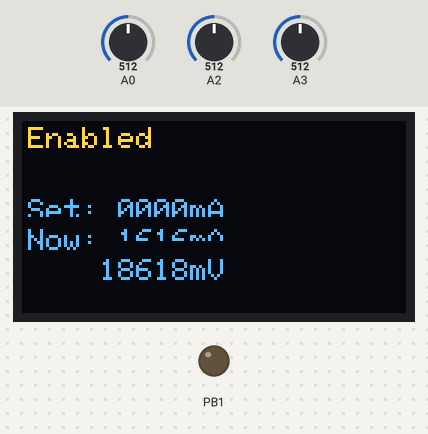
Bench run of a sketch on a simulated ATtiny85, built with avr-gcc and run on an emulated ATtiny85. On the bench: 128×64 one-colour display, output pins drawn as LEDs (lit = HIGH). Wiring (inferred from the names in the program): SSD1306 OLED at I2C address 0x3C. The test bench sets the inputs (shaded band); at power-on: A2 = 512, A0 = 512, A3 = 512. The OLED is the two-colour kind (top 16 rows yellow); EEPROM starts erased.

Above: at 2.1 s.
2.2 s: A2 set to 10
At 5.0 s:
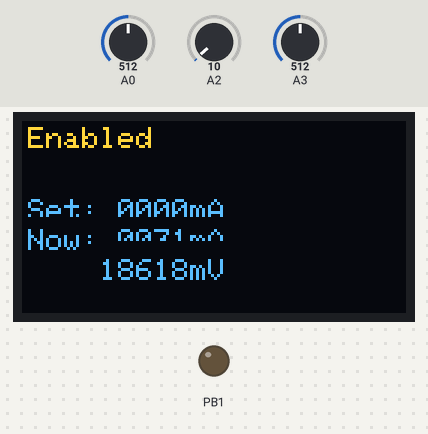
5.2 s: A0 set to 558
At 6.9 s:
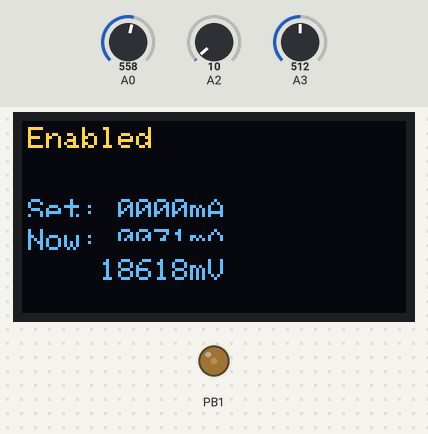
8.2 s: A3 set to 886
At 10.5 s:
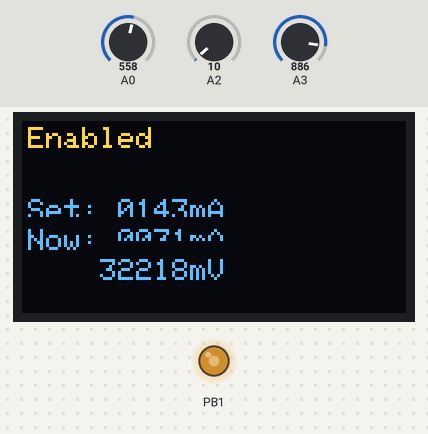
11.2 s: A3 set to 916
At 13.9 s:
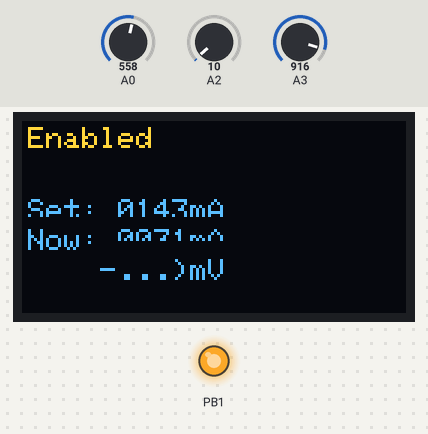
14.2 s: A0 set to 966
At 16.2 s:
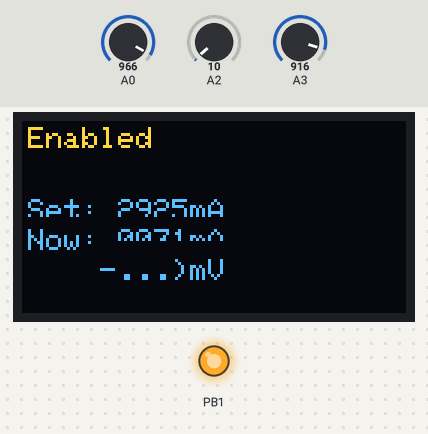
17.2 s: A0 set to 994
At 19.8 s:
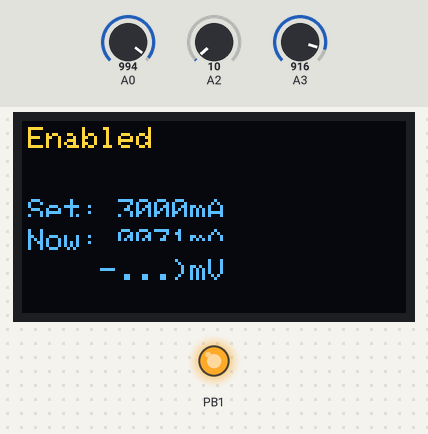
Timing chart, 0 to 21.3 s (numbered marks = the images above; inputs shaded):
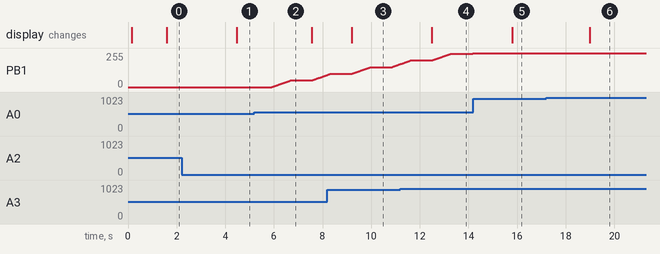

Measured:
- the behaviour switches between 542 and 543 on A0 (found by bisection; images 1 and 2)
- the behaviour switches between 901 and 902 on A3 (found by bisection; images 3 and 4)
- after the input at 2.2 s, the display: changes after 2.3 s (image 1)
- after the input at 5.2 s, PB1: moves from 0/255 to 91/255 over 2.3 s, starting after 0.72 s
- after the input at 8.2 s, the display: changes after 1.0 s (image 3)
- after the input at 11.2 s, the display: changes after 1.3 s (image 4)
- after the input at 14.2 s, PB1: goes on until 14.2 s, then stays 255/255; the display: changes after 1.6 s (image 5)
- after the input at 17.2 s, the display: changes after 1.8 s (image 6)

The sketch:

VarLoad.ino
```cpp
#include <Wire.h>
#include <EEPROM.h>

// Pins
int const sda = 0;
int const scl = 2;

// Constants
int const address = 60;
int const commands = 0x00;
int const onecommand = 0x80;
int const data = 0x40;
int const onedata = 0xC0;

// OLED display **********************************************

// Character set for text - stored in program memory
const uint8_t CharMap[96][6] PROGMEM = {
{ 0x00, 0x00, 0x00, 0x00, 0x00, 0x00 },
{ 0x00, 0x00, 0x5F, 0x00, 0x00, 0x00 },
{ 0x00, 0x07, 0x00, 0x07, 0x00, 0x00 },
{ 0x14, 0x7F, 0x14, 0x7F, 0x14, 0x00 },
{ 0x24, 0x2A, 0x7F, 0x2A, 0x12, 0x00 },
{ 0x23, 0x13, 0x08, 0x64, 0x62, 0x00 },
{ 0x36, 0x49, 0x56, 0x20, 0x50, 0x00 },
{ 0x00, 0x08, 0x07, 0x03, 0x00, 0x00 },
{ 0x00, 0x1C, 0x22, 0x41, 0x00, 0x00 },
{ 0x00, 0x41, 0x22, 0x1C, 0x00, 0x00 },
{ 0x2A, 0x1C, 0x7F, 0x1C, 0x2A, 0x00 },
{ 0x08, 0x08, 0x3E, 0x08, 0x08, 0x00 },
{ 0x00, 0x80, 0x70, 0x30, 0x00, 0x00 },
{ 0x08, 0x08, 0x08, 0x08, 0x08, 0x00 },
{ 0x00, 0x00, 0x60, 0x60, 0x00, 0x00 },
{ 0x20, 0x10, 0x08, 0x04, 0x02, 0x00 },
{ 0x3E, 0x51, 0x49, 0x45, 0x3E, 0x00 },
{ 0x00, 0x42, 0x7F, 0x40, 0x00, 0x00 },
{ 0x72, 0x49, 0x49, 0x49, 0x46, 0x00 },
{ 0x21, 0x41, 0x49, 0x4D, 0x33, 0x00 },
{ 0x18, 0x14, 0x12, 0x7F, 0x10, 0x00 },
{ 0x27, 0x45, 0x45, 0x45, 0x39, 0x00 },
{ 0x3C, 0x4A, 0x49, 0x49, 0x31, 0x00 },
{ 0x41, 0x21, 0x11, 0x09, 0x07, 0x00 },
{ 0x36, 0x49, 0x49, 0x49, 0x36, 0x00 },
{ 0x46, 0x49, 0x49, 0x29, 0x1E, 0x00 },
{ 0x00, 0x00, 0x14, 0x00, 0x00, 0x00 },
{ 0x00, 0x40, 0x34, 0x00, 0x00, 0x00 },
{ 0x00, 0x08, 0x14, 0x22, 0x41, 0x00 },
{ 0x14, 0x14, 0x14, 0x14, 0x14, 0x00 },
{ 0x00, 0x41, 0x22, 0x14, 0x08, 0x00 },
{ 0x02, 0x01, 0x59, 0x09, 0x06, 0x00 },
{ 0x3E, 0x41, 0x5D, 0x59, 0x4E, 0x00 },
{ 0x7C, 0x12, 0x11, 0x12, 0x7C, 0x00 },
{ 0x7F, 0x49, 0x49, 0x49, 0x36, 0x00 },
{ 0x3E, 0x41, 0x41, 0x41, 0x22, 0x00 },
{ 0x7F, 0x41, 0x41, 0x41, 0x3E, 0x00 },
{ 0x7F, 0x49, 0x49, 0x49, 0x41, 0x00 },
{ 0x7F, 0x09, 0x09, 0x09, 0x01, 0x00 },
{ 0x3E, 0x41, 0x41, 0x51, 0x73, 0x00 },
{ 0x7F, 0x08, 0x08, 0x08, 0x7F, 0x00 },
{ 0x00, 0x41, 0x7F, 0x41, 0x00, 0x00 },
{ 0x20, 0x40, 0x41, 0x3F, 0x01, 0x00 },
{ 0x7F, 0x08, 0x14, 0x22, 0x41, 0x00 },
{ 0x7F, 0x40, 0x40, 0x40, 0x40, 0x00 },
{ 0x7F, 0x02, 0x1C, 0x02, 0x7F, 0x00 },
{ 0x7F, 0x04, 0x08, 0x10, 0x7F, 0x00 },
{ 0x3E, 0x41, 0x41, 0x41, 0x3E, 0x00 },
{ 0x7F, 0x09, 0x09, 0x09, 0x06, 0x00 },
{ 0x3E, 0x41, 0x51, 0x21, 0x5E, 0x00 },
{ 0x7F, 0x09, 0x19, 0x29, 0x46, 0x00 },
{ 0x26, 0x49, 0x49, 0x49, 0x32, 0x00 },
{ 0x03, 0x01, 0x7F, 0x01, 0x03, 0x00 },
{ 0x3F, 0x40, 0x40, 0x40, 0x3F, 0x00 },
{ 0x1F, 0x20, 0x40, 0x20, 0x1F, 0x00 },
{ 0x3F, 0x40, 0x38, 0x40, 0x3F, 0x00 },
{ 0x63, 0x14, 0x08, 0x14, 0x63, 0x00 },
{ 0x03, 0x04, 0x78, 0x04, 0x03, 0x00 },
{ 0x61, 0x59, 0x49, 0x4D, 0x43, 0x00 },
{ 0x00, 0x7F, 0x41, 0x41, 0x41, 0x00 },
{ 0x02, 0x04, 0x08, 0x10, 0x20, 0x00 },
{ 0x00, 0x41, 0x41, 0x41, 0x7F, 0x00 },
{ 0x04, 0x02, 0x01, 0x02, 0x04, 0x00 },
{ 0x40, 0x40, 0x40, 0x40, 0x40, 0x00 },
{ 0x00, 0x03, 0x07, 0x08, 0x00, 0x00 },
{ 0x20, 0x54, 0x54, 0x78, 0x40, 0x00 },
{ 0x7F, 0x28, 0x44, 0x44, 0x38, 0x00 },
{ 0x38, 0x44, 0x44, 0x44, 0x28, 0x00 },
{ 0x38, 0x44, 0x44, 0x28, 0x7F, 0x00 },
{ 0x38, 0x54, 0x54, 0x54, 0x18, 0x00 },
{ 0x00, 0x08, 0x7E, 0x09, 0x02, 0x00 },
{ 0x18, 0xA4, 0xA4, 0x9C, 0x78, 0x00 },
{ 0x7F, 0x08, 0x04, 0x04, 0x78, 0x00 },
{ 0x00, 0x44, 0x7D, 0x40, 0x00, 0x00 },
{ 0x20, 0x40, 0x40, 0x3D, 0x00, 0x00 },
{ 0x7F, 0x10, 0x28, 0x44, 0x00, 0x00 },
{ 0x00, 0x41, 0x7F, 0x40, 0x00, 0x00 },
{ 0x7C, 0x04, 0x78, 0x04, 0x78, 0x00 },
{ 0x7C, 0x08, 0x04, 0x04, 0x78, 0x00 },
{ 0x38, 0x44, 0x44, 0x44, 0x38, 0x00 },
{ 0xFC, 0x18, 0x24, 0x24, 0x18, 0x00 },
{ 0x18, 0x24, 0x24, 0x18, 0xFC, 0x00 },
{ 0x7C, 0x08, 0x04, 0x04, 0x08, 0x00 },
{ 0x48, 0x54, 0x54, 0x54, 0x24, 0x00 },
{ 0x04, 0x04, 0x3F, 0x44, 0x24, 0x00 },
{ 0x3C, 0x40, 0x40, 0x20, 0x7C, 0x00 },
{ 0x1C, 0x20, 0x40, 0x20, 0x1C, 0x00 },
{ 0x3C, 0x40, 0x30, 0x40, 0x3C, 0x00 },
{ 0x44, 0x28, 0x10, 0x28, 0x44, 0x00 },
{ 0x4C, 0x90, 0x90, 0x90, 0x7C, 0x00 },
{ 0x44, 0x64, 0x54, 0x4C, 0x44, 0x00 },
{ 0x00, 0x08, 0x36, 0x41, 0x00, 0x00 },
{ 0x00, 0x00, 0x77, 0x00, 0x00, 0x00 },
{ 0x00, 0x41, 0x36, 0x08, 0x00, 0x00 },
{ 0x00, 0x06, 0x09, 0x06, 0x00, 0x00 },  // degree symbol = '~'
{ 0xFF, 0xFF, 0xFF, 0xFF, 0xFF, 0x00 }

};

// Current plot position
int x0;
int y0;

// Write a single command
void Single (uint8_t x) {
  Wire.write(onecommand);
  Wire.write(x);
}

void InitDisplay () {
  Wire.beginTransmission(address);
  Wire.write(commands);
  Wire.write(0xA1);  // Flip horizontal
  Wire.write(0xAF);  // Display on
  Wire.endTransmission();
}

void ClearDisplay () {
  for (int p = 0 ; p < 8; p++) {
    Wire.beginTransmission(address);
    Single(0xB0 + p);
    Wire.endTransmission();
    for (int q = 0 ; q < 8; q++) {
      Wire.beginTransmission(address);
      Wire.write(data);
      for (int i = 0 ; i < 20; i++) Wire.write(0);
      Wire.endTransmission();
    }
  }
}

// Plot point x,y into buffer if in current slice
void PlotPoint (int x, int y) {
  Wire.beginTransmission(address);
  Single(0x00 + ((x + 2) & 0x0F));        // Column low nibble
  Single(0x10 + ((x + 2)>>4));            // Column high nibble
  Single(0xB0 + (y >> 3));                // Page
  Single(0xE0);                           // Read modify write
  Wire.write(onedata);
  Wire.endTransmission();
  Wire.requestFrom(address, 2);
  Wire.read();                            // Dummy read
  int j = Wire.read();
  Wire.beginTransmission(address);
  Wire.write(onedata);
  Wire.write((1<<(y & 0x07)) | j);
  Single(0xEE);                           // Cancel read modify write
  Wire.endTransmission();
}

// Move current plot position to x,y
void MoveTo (int x, int y) {
  x0 = x;
  y0 = y;
}

// Draw a line to x,y
void DrawTo (int x, int y) {
  int sx, sy, e2, err;
  int dx = abs(x - x0);
  int dy = abs(y - y0);
  if (x0 < x) sx = 1; else sx = -1;
  if (y0 < y) sy = 1; else sy = -1;
  err = dx - dy;
  for (;;) {
    PlotPoint(x0, y0);
    if (x0==x && y0==y) return;
    e2 = err<<1;
    if (e2 > -dy) { err = err - dy; x0 = x0 + sx; }
    if (e2 < dx) { err = err + dx; y0 = y0 + sy; }
  }
}

uint8_t ReverseByte (uint8_t x) {
  x = ((x >> 1) & 0x55) | ((x << 1) & 0xaa);
  x = ((x >> 2) & 0x33) | ((x << 2) & 0xcc);
  x = ((x >> 4) & 0x0f) | ((x << 4) & 0xf0);
  return x;
}

// Plot an ASCII character with bottom left corner at x,y
void PlotChar (int c, int x, int y) {
  int h = y & 0x07;
  for (int p = 0; p < 2; p++) {
    Wire.beginTransmission(address);
    Single(0xB0 + (y >> 3) + p);          // Page
    for (int col=0; col<6; col++) {
      Single(0x00 + ((x+2+col) & 0x0F));  // Column low nibble
      Single(0x10 + ((x+2+col)>>4));      // Column high nibble
      Single(0xE0);                       // Read modify write
      Wire.write(onedata);
      Wire.endTransmission();
      Wire.requestFrom(address, 2);
      Wire.read();                        // Dummy read
      int j = Wire.read();
      Wire.beginTransmission(address);
      Wire.write(onedata);
      int bits = ReverseByte(pgm_read_byte(&CharMap[c-32][col]));
      Wire.write((bits<<h)>>(p<<3) | j);
      Single(0xEE);                       // Cancel read modify write
    }
    Wire.endTransmission();
  }
}

// Plot int in RAM starting at the current plot position, restoring the original plot position
void PlotInt(long a, int digits) {
  int count = digits;
  x0 += digits * 6;
  while (1) {
    int d = a % 10;
    PlotChar('0' + d, x0, y0);
    a = a / 10;
    if (--count == 0){
        x0 += digits * 6;
        return;
    }
    x0 = x0 - 6;
  }
}

// Plot string in flash memory starting at the current plot position
void PlotText(PGM_P s) {
  int p = (int)s;
  while (1) {
    char c = pgm_read_byte(p++);
    if (c == 0) return;
    PlotChar(c, x0, y0);
    x0 = x0 + 6;
  }
}

int updateCount;
int gateVoltage;
int active;

void setup() {
  // put your setup code here, to run once:
  TCCR0A = 2<<COM0A0 | 2<<COM0B0 | 3<<WGM00; //32KHz PWM instead of 60Hz
  TCCR0B = 0<<WGM02 | 1<<CS00;
  TCCR1 = 0<<PWM1A | 0<<COM1A0 | 1<<CS10;
  GTCCR = 1<<PWM1B | 2<<COM1B0;

  pinMode(1, OUTPUT);

  Wire.begin();
  ClearDisplay();
  InitDisplay();

  updateCount = 0;

  active = EEPROM.read(EEPROM.length() - 1);
  EEPROM.write(EEPROM.length() - 1, !active);
}

void loop() {
  // put your main code here, to run repeatedly:

  int Iset = constrain(map(analogRead(A0), 537, 977, 0, 3000), 0, 3000); //in mA
  int Inow = constrain(map(analogRead(A2), 0, 950, 0, 3000), 0, 3000); //in mA
  int Vnow = map(analogRead(A3), 0, 825, 0, 30000); //in mV
  long Pnow = (Inow * Vnow);

  if (Iset > Inow + 4) gateVoltage = constrain(gateVoltage + 1, 0, 2550);
  if (Iset > Inow + 200) gateVoltage = constrain(gateVoltage + 10, 0, 2550);
  if (Iset < Inow - 4) gateVoltage = constrain(gateVoltage - 1, 0, 2550);
  if (Iset < Inow - 200) gateVoltage = constrain(gateVoltage - 10, 0, 2550);
  if (active) analogWrite(1,gateVoltage/10);
  updateCount++;

  if (updateCount > 500){
    ClearDisplay();

    MoveTo(0,54);
    if (active) PlotText(PSTR("Enabled"));
    else PlotText(PSTR("Disabled"));

    MoveTo(0,30);
    PlotText(PSTR("Set:")); //Set reading ranges from 537-977
    PlotInt(Iset,4);
    PlotText(PSTR("mA"));

    MoveTo(0,20);
    PlotText(PSTR("Now:"));
    PlotInt(Inow,4);
    PlotText(PSTR("mA"));

    MoveTo(18,10);
    PlotInt(Vnow,5);
    PlotText(PSTR("mV"));

    /*MoveTo(24,0);
    PlotInt(Pnow,9);
    PlotText(PSTR("mW"));
  */
    updateCount = 0;
  }
}
```
